Frame 1 (no input): blank canvas, image omitted
Frame 60 (no input): blank canvas, image omitted
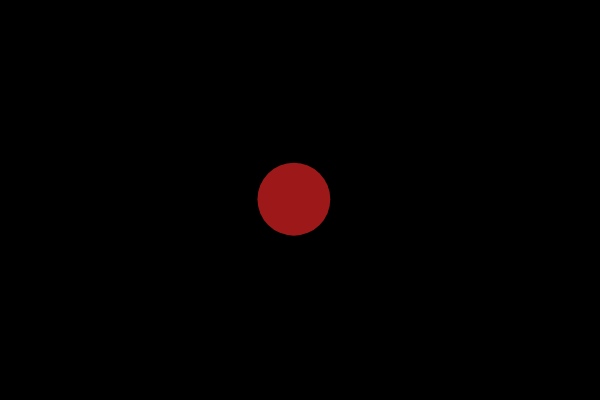
Frame 120 (the mouse pressed at the canvas centre since frame 60)

The p5.js sketch whose frames 1 and 60 were blank and that drew this single picture after the mouse press (run headless with seeded random() and noise() and a simulated clock; from frame 60 on, the mouse is pressed at the canvas centre):

// p5.js sketch
// ── sketch.js
// las burbujas aparecen al presionar el mouse
// en sus coordenadas


let bubble = [];
var n = 0;
var bubbleNum = 0;

function setup() {
	createCanvas(600, 400);
	

}

function mouseDragged(){
	bubble[0].x=mouseX;
	bubble[0].y=mouseY;
}
function mousePressed() {
	let b = new Bubble(mouseX, mouseY, random(5, 100), random(5, 255), random(15, 255), 0);
	bubbleNum += 1;
	bubble.push(b);
	print(bubble.length);
	print(mouseX, mouseY);
}

function draw() {
	background(0);

	for (let bub of bubble) {
		flagOverlap = false;
		bub.move();
		bub.show(n);
		bub.color = (200 * bub.rollover(mouseX, mouseY)); // change segun toque la burbuja , rollover  retorna true false
		for (let other of bubble) {
			if (bub !== other && bub.intersects(other)) {
				
				bub.changeStroke(true);
				flagOverlap = true;
			}
			if (flagOverlap == false) {
				bub.changeStroke(false);
			}
		}
	}


	//	for (var i = 0; i < bubble.length; i++) {
	//		bubble[i].move();
	//		bubble[i].show(n);
	//	}
	n = n + 1; // para animaciones que solo dependen del tiempo
}
// ── bubbles.js
class Bubble {
  constructor(_x, _y, _r, _color, _frec, _stroke) {
    this.x = _x;
    this.y = _y;
    this.r = _r;
    this.color = _color;
    this.frec = _frec; // periodo de oscilacion de la transparencia
    this.stroke = _stroke;
  }
  move() {
    this.x = this.x + random(-3, 3);
    this.y = this.y + random(-2, 2);
  }
  rollover(px, py) {
    let d = int(dist(px, py, this.x, this.y));
    if (d < this.r/2) {
      return true;
    } else {
      return false;
    }
  }

  changeStroke(t) {
    this.stroke = (t) * 255;
  }


  intersects(other) {
    let d = int(dist(this.x, this.y, other.x, other.y));
    return (d < (this.r + other.r)/2) ;

  }


  // la frecuencia de oscilacion de cada bubble es propia y depende del numero de burbuja
  show(n) {
    stroke(255, 255, 255, this.stroke);
    strokeWeight(4);

    // variacion 255 * abs(sin(2 * PI * n / this.frec)+20
    fill(this.color, 33,33, 200);
    ellipse(this.x, this.y, this.r, this.r);
  }
}
